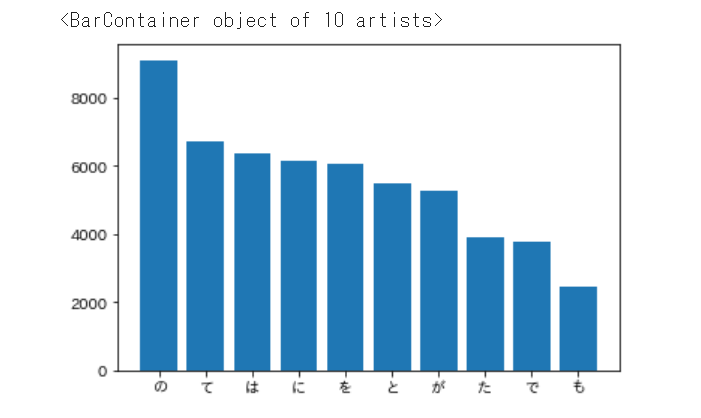

Here is the Python script that generated this plot:
import re
import matplotlib.pyplot as plt
import numpy as np
import japanize_matplotlib

neko = open('neko.txt.mecab', 'r', encoding="utf-8")
list = []
for line in neko:
    if line != "EOS\n":
        nekon = re.split(',|\t', line)
        list.append({"surface": nekon[0], "base": nekon[7], "pos": nekon[1], "pos1": nekon[2]})
neko.close()

word_list = []
dic_word = {}

for word in list:
    if word["surface"] != "。" and word["surface"] != "、" and word["surface"] != "」" and word["surface"] != "「":
        if not word["surface"] in dic_word:
            dic_word[word["surface"]] = 1
        else:
            dic_word[word["surface"]] += 1

sort_dic_word = sorted(dic_word.items(), key=lambda x:x[1], reverse=True)

x = []
y = []
for i in range(10):
    x.append(sort_dic_word[i][0])
    y.append(sort_dic_word[i][1])

beside = np.array(x)
height = np.array(y)
plt.bar(beside, height)

"""
リーダブルコード：
変数をわかりやすくした(p10)
if文の並びに気を付けた(p86)
"""
